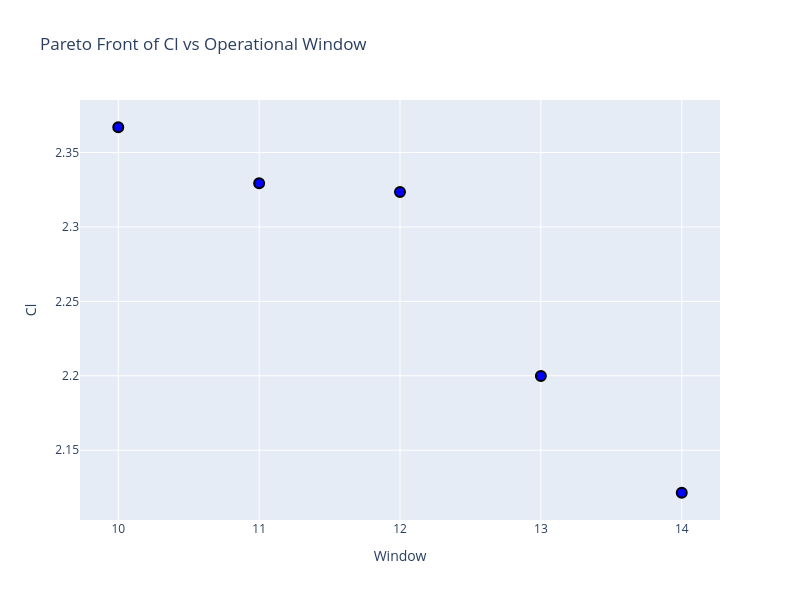

Notebook code for this chart:
### Markdown cell above
## Pareto Front

### Code cell
fig = px.scatter(df,
                 x='Window',
                 y='Cl',
                 title='Pareto Front of Cl vs Operational Window',
                 template='plotly',
                 width=800,
                 height=600
                 )

fig.update_traces(
    xaxis_title='Operational Window (degrees)',
    marker=dict(
        size=10,
        color='blue',
        line=dict(
            width=2,
            color='black'
        )
    )

)

fig.show()

### Figure 1 — Plotly figure (JSON) as saved in the notebook; plotly's stock layout.template omitted (floating-point values rounded to 4 significant figures)
{"data": [{"hovertemplate": "Window=%{x}<br>Cl=%{y}<extra></extra>", "legendgroup": "", "marker": {"color": "blue", "line": {"color": "black", "width": 2}, "size": 10, "symbol": "circle"}, "mode": "markers", "name": "", "orientation": "v", "showlegend": false, "type": "scatter", "x": [14.0, 12.0, 11.0, 13.0, 10.0], "xaxis": "x", "y": [2.121, 2.324, 2.329, 2.2, 2.367], "yaxis": "y"}], "layout": {"height": 600, "legend": {"tracegroupgap": 0}, "title": {"text": "Pareto Front of Cl vs Operational Window"}, "width": 800, "xaxis": {"anchor": "y", "domain": [0, 1], "title": {"text": "Window"}}, "yaxis": {"anchor": "x", "domain": [0, 1], "title": {"text": "Cl"}}}}
